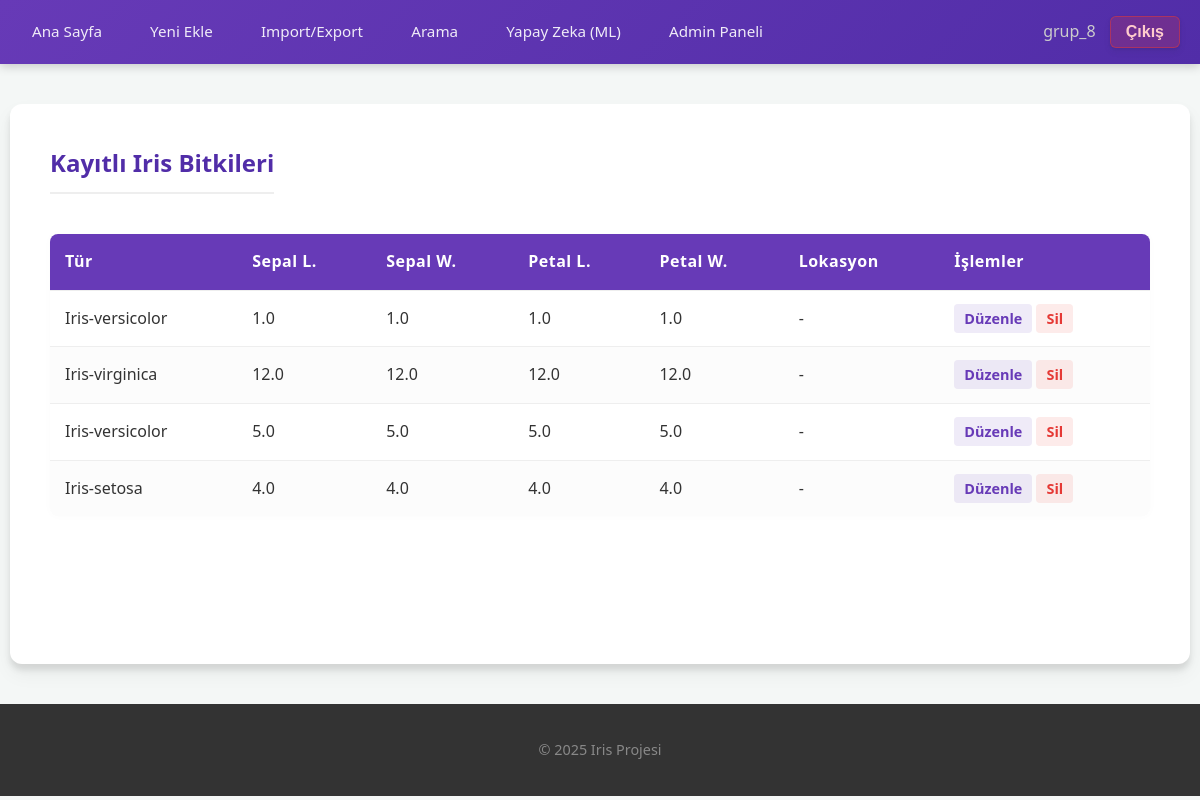
Before: / (signed in) with the older database file.
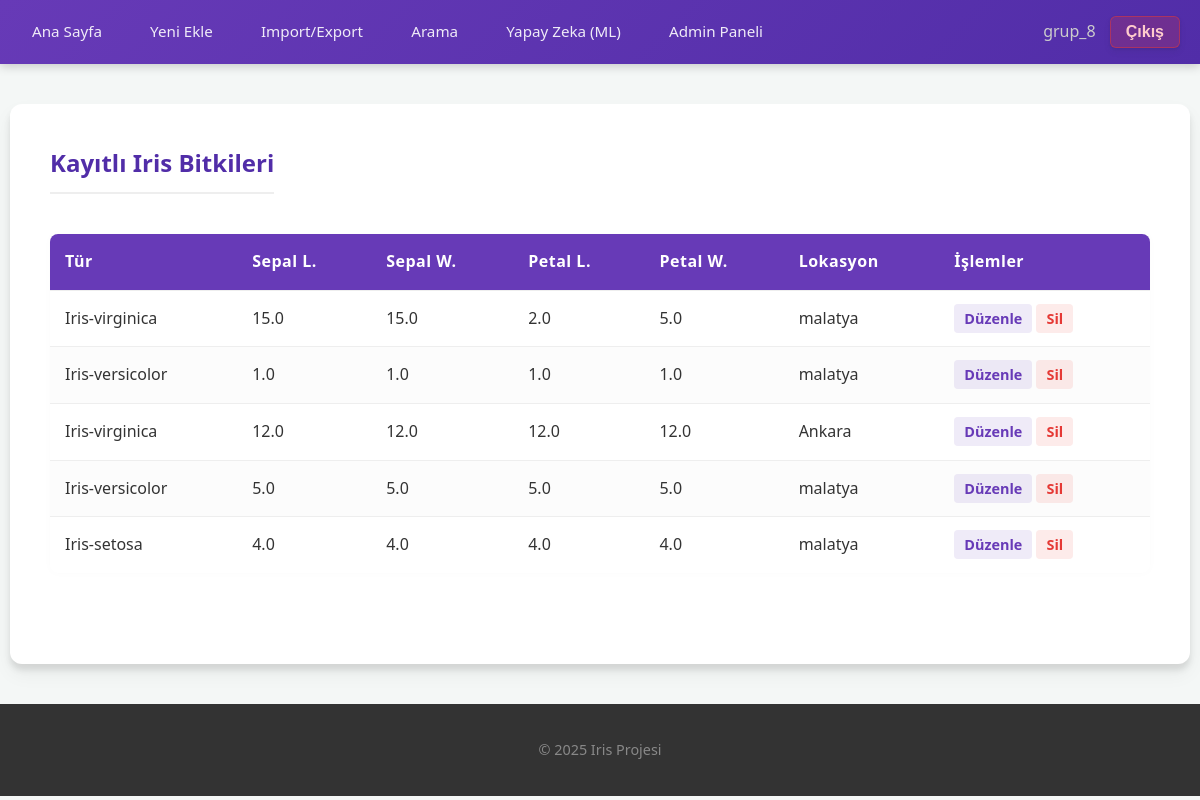
After: the same page with the newer database file.
### iris_app/models.py (models this page shows, shortened)
class IrisPlant(models.Model):
    location = models.ForeignKey(Location, on_delete=models.SET_NULL, related_name='plants', verbose_name="Konum",
                                 null=True, blank=True)
    sepal_length = models.FloatField(verbose_name="Sepal Length (cm)")
    sepal_width = models.FloatField(verbose_name="Sepal Width (cm)")
    petal_length = models.FloatField(verbose_name="Petal Length (cm)")
    petal_width = models.FloatField(verbose_name="Petal Width (cm)")
    species = models.CharField(max_length=50, verbose_name="Tür")
    created_at = models.DateTimeField(auto_now_add=True)

class Location(models.Model):
    city = models.CharField(max_length=100, verbose_name="Şehir")
    region = models.CharField(max_length=100, verbose_name="Bölge", blank=True, null=True)
    altitude = models.IntegerField(verbose_name="Rakım (m)", default=0)
    created_at = models.DateTimeField(auto_now_add=True)

### iris_app/views.py (the view)
# urls.py: path('', views.plant_list, name='plant_list'),
@login_required
def plant_list(request):
    plants = IrisPlant.objects.all().order_by('-created_at')
    is_writer = request.user.groups.filter(name='Writer').exists()
    context = {
        'plants': plants,
        'is_writer': is_writer,
    }
    return render(request, 'plant_list.html', context)

### iris_app/context_processors.py (called while the page is built)
def global_access_control(request):
    is_writer = False
    if request.user.is_authenticated:
        is_writer = request.user.groups.filter(name='Writer').exists()
    return {'is_writer': is_writer}

### templates/plant_list.html
{% extends 'base.html' %}
{% block content %}
    <div style="display: flex; justify-content: space-between; align-items: center; margin-bottom: 20px;">
        <h2>Kayıtlı Iris Bitkileri</h2>
    </div>
    {% if plants %}
        <table>
            <thead>
                <tr> <th>Tür</th>
                    <th>Sepal L.</th>
                    <th>Sepal W.</th>
                    <th>Petal L.</th>
                    <th>Petal W.</th>
                    <th>Lokasyon</th>
                    {% if is_writer or user.is_superuser %}
                        <th>İşlemler</th>
                    {% endif %}
                </tr>
            </thead>
            <tbody>
                {% for plant in plants %}
                <tr>
                    <td>{{ plant.species|capfirst }}</td>
                    <td>{{ plant.sepal_length }}</td>
                    <td>{{ plant.sepal_width }}</td>
                    <td>{{ plant.petal_length }}</td>
                    <td>{{ plant.petal_width }}</td>
                    <td>
                        {% if plant.location %}
                            {{ plant.location.city }}
                        {% else %}
                            -
                        {% endif %}
                    </td>
                    {% if is_writer or user.is_superuser %}
                        <td>
                            <a href="{% url 'plant_update' plant.pk %}">Düzenle</a>
                            <a href="{% url 'plant_delete' plant.pk %}">Sil</a>
                        </td>
                    {% endif %}
                </tr>
                {% endfor %}
            </tbody>
        </table>
    {% else %}
        <div style="text-align: center; padding: 40px; color: #777;">
            <p>Henüz kayıtlı bir bitki bulunmuyor.</p>
        </div>
    {% endif %}
{% endblock %}

### templates/base.html (shortened to what this page needs)
<!DOCTYPE html>
<html lang="tr">
<head>
    {% load static %}
    <link rel="stylesheet" href="{% static 'style.css' %}">
</head>
<body>
    <header>
        <nav>
            <div>
                <a href="{% url 'plant_list' %}">Ana Sayfa</a>
                {% if is_writer or user.is_superuser %}
                    <a href="{% url 'plant_create' %}">Yeni Ekle</a>
                    <a href="{% url 'data_import_export' %}">Import/Export</a>
                {% endif %}
                <a href="{% url 'plant_search' %}">Arama</a>
                <a href="{% url 'predict_species' %}">Yapay Zeka (ML)</a>
                <a href="/admin">Admin Paneli</a>
            </div>
            <div>
                {% if user.is_authenticated %}
                    <span style="color: #ccc; margin-right: 10px;">{{ user.username }}</span>
                    <form action="{% url 'logout' %}" method="post" style="display: inline;">
                        <button type="submit" class="btn" style="background:none; border:none; color:red; cursor:pointer; font-weight:bold; font-size:16px;">Çıkış</button>
                    </form>
                {% else %}
                    <a href="{% url 'login' %}">Giriş</a>
                    <a href="{% url 'register' %}">Kayıt</a>
                {% endif %}
            </div>
        </nav>
    </header>
    <div class="container">
        {% block content %}
        {% endblock %}
    </div>
    <footer>
        <p>&copy; 2025 Iris Projesi</p>
    </footer>
</body>
</html>

### static/style.css (style rules this page uses)
:root { --primary-color: #673AB7; --primary-dark: #512DA8; --accent-color: #009688; --bg-color: #f4f7f6; --text-dark: #333333; --text-light: #ffffff; --danger: #e53935; --success: #43A047; --card-shadow: 0 10px 20px rgba(0,0,0,0.05), 0 6px 6px rgba(0,0,0,0.1); }
body { font-family: 'Segoe UI', 'Roboto', 'Helvetica Neue', sans-serif; background-color: var(--bg-color); margin: 0; padding: 0; color: var(--text-dark); line-height: 1.6; }
a { text-decoration: none; transition: all 0.3s ease; }
header { background: linear-gradient(135deg, var(--primary-color), var(--primary-dark)); padding: 0; box-shadow: 0 2px 10px rgba(0,0,0,0.2); position: sticky; top: 0; z-index: 1000; }
nav { display: flex; justify-content: space-between; align-items: center; max-width: 1200px; margin: 0 auto; padding: 1rem 20px; }
nav a { color: rgba(255,255,255,0.9); margin-right: 20px; font-weight: 500; font-size: 0.95rem; padding: 8px 12px; border-radius: 4px; }
nav button { background: rgba(229, 57, 53, 0.2) !important; color: #ffcccc !important; padding: 6px 15px !important; border: 1px solid rgba(229, 57, 53, 0.5) !important; }
.container { max-width: 1100px; margin: 40px auto; background: white; padding: 40px; border-radius: 12px; box-shadow: var(--card-shadow); min-height: 60vh; }
h2 { color: var(--primary-dark); border-bottom: 2px solid #eee; padding-bottom: 10px; margin-top: 0; }
table { width: 100%; border-collapse: separate; border-spacing: 0; margin-top: 20px; background: white; border-radius: 8px; overflow: hidden; box-shadow: 0 0 10px rgba(0,0,0,0.02); }
thead { background-color: var(--primary-color); color: white; }
th, td { padding: 15px; text-align: left; border-bottom: 1px solid #eee; }
th { font-weight: 600; letter-spacing: 0.5px; }
tr:last-child td { border-bottom: none; }
tr:nth-child(even) { background-color: #fcfcfc; }
button, .btn { display: inline-block; background-color: var(--primary-color); color: white; padding: 10px 20px; border: none; border-radius: 6px; cursor: pointer; font-size: 1rem; font-weight: 600; box-shadow: 0 4px 6px rgba(50, 50, 93, 0.11), 0 1px 3px rgba(0, 0, 0, 0.08); transition: all 0.3s; }
td a { padding: 5px 10px; border-radius: 4px; font-size: 0.9rem; font-weight: bold; }
td a[href*="update"] { color: var(--primary-color); background: rgba(103, 58, 183, 0.1); }
td a[href*="delete"] { color: var(--danger); background: rgba(229, 57, 53, 0.1); }
footer { text-align: center; padding: 20px; background: #333; color: #888; font-size: 0.9rem; margin-top: auto; }

Changed rows visible on the page:
added IrisPlant: species "Iris-virginica", sepal_length "15.0", sepal_width "15.0", petal_length "2.0", petal_width "5.0", location.city "malatya"
changed IrisPlant (number 2 of 5 on the later page): location.city (not shown) → "malatya"; no longer shows "-"
changed IrisPlant: location.city (not shown) → "Ankara"; no longer shows "-"
changed IrisPlant (number 4 of 5 on the later page): location.city (not shown) → "malatya"; no longer shows "-"
changed IrisPlant "Iris-setosa": location.city (not shown) → "malatya"; no longer shows "-"
